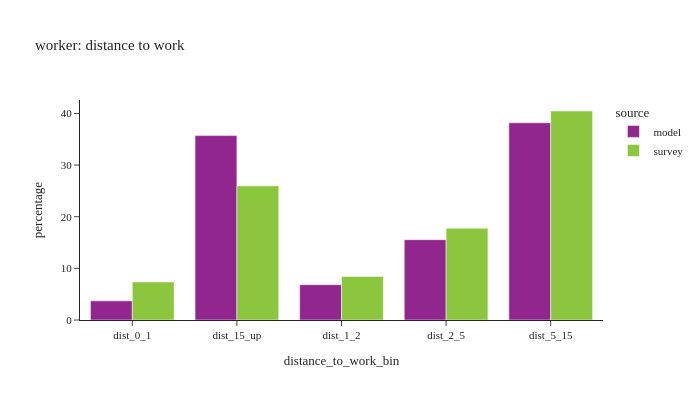
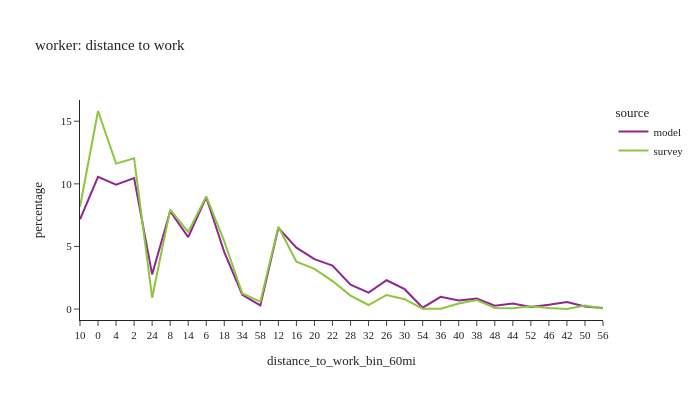

Notebook source saved alongside these figures, in order:
### Markdown cell above
## Distance to work

### Code cell
def plot_distance(df:pd.DataFrame, group:str, title_name:str):

    count = df.loc[(df['source']=='model results') & (df[group]),['distance_to_work_bin']].value_counts()
    print(f"model person count =\n"
          f"{count.sort_values()}")

    # plot1
    df_plot = df.loc[(df[group]) & (df['distance_to_work_bin'] != float('nan'))].groupby(['source','distance_to_work_bin'])['person_weight'].sum().reset_index()
    df_plot['percentage'] = df_plot.groupby(['source'], group_keys=False)['person_weight'].\
            apply(lambda x: 100 * x / float(x.sum()))
    # df_plot
    #
    fig1 = px.bar(df_plot, x='distance_to_work_bin', y="percentage", color="source", barmode="group",
                  title=title_name)
    fig1.for_each_annotation(lambda a: a.update(text = a.text.split("=")[-1]))
    fig1.update_layout(height=400, width=700, font=dict(size=11))
    fig1.show()

    # plot2
    df_plot = per_data.loc[(per_data[group]) & (per_data['distance_to_work_bin_60mi'].notna())].groupby(['source','distance_to_work_bin_60mi'])['person_weight'].sum().reset_index()
    df_plot['percentage'] = df_plot.groupby(['source'], group_keys=False)['person_weight'].\
                apply(lambda x: 100 * x / float(x.sum()))
    # df_plot
    #
    fig2 = px.line(df_plot, x='distance_to_work_bin_60mi', y="percentage", color="source",
                   title=title_name)
    fig2.for_each_annotation(lambda a: a.update(text = a.text.split("=")[-1]))
    fig2.update_layout(height=400, width=700, font=dict(size=11))
    fig2.show()

# distance to work
plot_distance(per_data,'is_worker',"worker: distance to work")

### Figure 1 — Plotly figure (JSON) as saved in the notebook; plotly's stock layout.template omitted (floating-point values rounded to 4 significant figures)
{"data": [{"alignmentgroup": "True", "hovertemplate": "source=model<br>distance_to_work_bin=%{x}<br>percentage=%{y}<extra></extra>", "legendgroup": "model", "marker": {"color": "#91268F", "pattern": {"shape": ""}}, "name": "model", "offsetgroup": "model", "orientation": "v", "showlegend": true, "textposition": "auto", "type": "bar", "x": ["dist_0_1", "dist_15_up", "dist_1_2", "dist_2_5", "dist_5_15"], "xaxis": "x", "y": [3.706, 35.71, 6.846, 15.55, 38.19], "yaxis": "y"}, {"alignmentgroup": "True", "hovertemplate": "source=survey<br>distance_to_work_bin=%{x}<br>percentage=%{y}<extra></extra>", "legendgroup": "survey", "marker": {"color": "#8CC63E", "pattern": {"shape": ""}}, "name": "survey", "offsetgroup": "survey", "orientation": "v", "showlegend": true, "textposition": "auto", "type": "bar", "x": ["dist_0_1", "dist_15_up", "dist_1_2", "dist_2_5", "dist_5_15"], "xaxis": "x", "y": [7.366, 25.97, 8.431, 17.76, 40.47], "yaxis": "y"}], "layout": {"barmode": "group", "font": {"size": 11}, "height": 400, "legend": {"title": {"text": "source"}, "tracegroupgap": 0}, "title": {"text": "worker: distance to work"}, "width": 700, "xaxis": {"anchor": "y", "domain": [0, 1], "title": {"text": "distance_to_work_bin"}}, "yaxis": {"anchor": "x", "domain": [0, 1], "title": {"text": "percentage"}}}}

### Figure 2 — Plotly figure (JSON) as saved in the notebook; plotly's stock layout.template omitted (floating-point values rounded to 4 significant figures)
{"data": [{"hovertemplate": "source=model<br>distance_to_work_bin_60mi=%{x}<br>percentage=%{y}<extra></extra>", "legendgroup": "model", "line": {"color": "#91268F", "dash": "solid"}, "marker": {"symbol": "circle"}, "mode": "lines", "name": "model", "orientation": "v", "showlegend": true, "type": "scatter", "x": ["10", "0", "4", "2", "24", "8", "14", "6", "18", "34", "58", "12", "16", "20", "22", "28", "32", "26", "30", "54", "36", "40", "38", "48", "44", "52", "46", "42", "50", "56"], "xaxis": "x", "y": [7.17, 10.55, 9.932, 10.46, 2.77, 7.809, 5.748, 8.929, 4.543, 1.143, 0.295, 6.484, 4.903, 3.985, 3.468, 1.947, 1.316, 2.3, 1.587, 0.1092, 0.9718, 0.686, 0.832, 0.2669, 0.4382, 0.1635, 0.3419, 0.5641, 0.1986, 0.08959], "yaxis": "y"}, {"hovertemplate": "source=survey<br>distance_to_work_bin_60mi=%{x}<br>percentage=%{y}<extra></extra>", "legendgroup": "survey", "line": {"color": "#8CC63E", "dash": "solid"}, "marker": {"symbol": "circle"}, "mode": "lines", "name": "survey", "orientation": "v", "showlegend": true, "type": "scatter", "x": ["10", "0", "4", "2", "24", "8", "14", "6", "18", "34", "58", "12", "16", "20", "22", "28", "32", "26", "30", "54", "36", "40", "38", "48", "44", "52", "46", "42", "50", "56"], "xaxis": "x", "y": [8.171, 15.82, 11.61, 12.04, 0.9039, 7.937, 6.166, 8.994, 5.405, 1.243, 0.588, 6.574, 3.787, 3.215, 2.237, 1.077, 0.3229, 1.124, 0.7846, 0.03181, 0.02088, 0.4383, 0.716, 0.09411, 0.06698, 0.2177, 0.08455, 0.004462, 0.2838, 0.03972], "yaxis": "y"}], "layout": {"font": {"size": 11}, "height": 400, "legend": {"title": {"text": "source"}, "tracegroupgap": 0}, "title": {"text": "worker: distance to work"}, "width": 700, "xaxis": {"anchor": "y", "domain": [0, 1], "title": {"text": "distance_to_work_bin_60mi"}}, "yaxis": {"anchor": "x", "domain": [0, 1], "title": {"text": "percentage"}}}}
